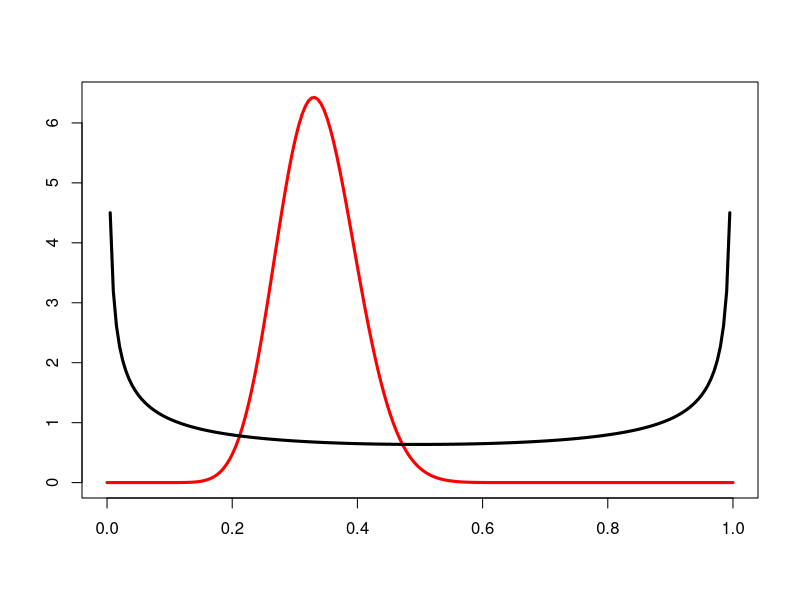
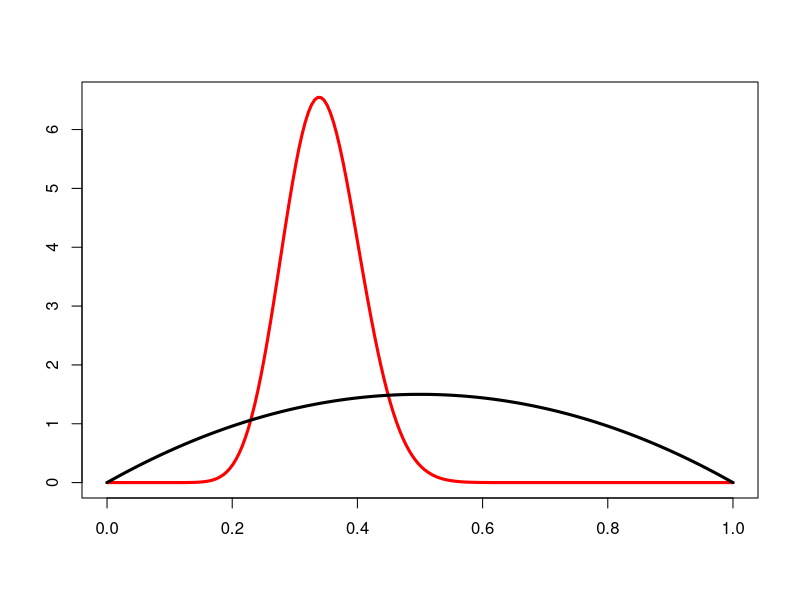
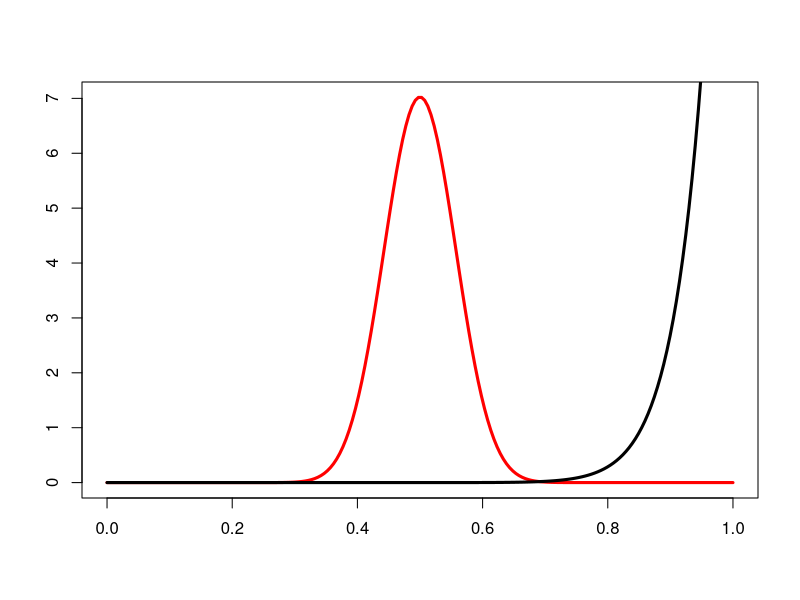

Write R code to recreate these figures, in order. (Note: this script raises an error after producing the figures.)
## ---- chunk 1
knitr::opts_chunk$set(cache = FALSE, 
                      echo = TRUE, 
                      message = FALSE, 
                      warning = FALSE,
                      fig.height=6, 
                      fig.width = 1.777777*6,
                      tidy = FALSE, 
                      comment = NA, 
                      highlight = TRUE, 
                      prompt = FALSE, 
                      crop = TRUE,
                      comment = "#>",
                      collapse = TRUE)
knitr::opts_knit$set(width = 60)
library(tidyverse)
library(reshape2)
theme_set(theme_light(base_size = 16))
make_latex_decorator <- function(output, otherwise) {
  function() {
      if (knitr:::is_latex_output()) output else otherwise
  }
}
insert_pause <- make_latex_decorator(". . .", "\n")
insert_slide_break <- make_latex_decorator("----", "\n")
insert_inc_bullet <- make_latex_decorator("> *", "*")
insert_html_math <- make_latex_decorator("", "$$")
## ---- chunk 2
x <- seq(0, 1, length=200)
# distribution a posteriori beta
plot(x,dbeta(x, .5+19,.5+57-19),type='l',xlab='',ylab='',main='',lwd=3,col='red')
# distribution a priori uniforme
points(x,dbeta(x, .5, .5),type='l',lwd=3)
## ---- chunk 3
x <- seq(0, 1, length=200)
# distribution a posteriori beta
plot(x,dbeta(x, 2+19,2+57-19),type='l',xlab='',ylab='',main='',lwd=3,col='red')
# distribution a priori uniforme
points(x,dbeta(x, 2, 2),type='l',lwd=3)
## ---- chunk 4
x <- seq(0, 1, length=200)
# distribution a posteriori beta
plot(x,dbeta(x, 20+19,1+57-19),type='l',xlab='',ylab='',main='',lwd=3,col='red')
# distribution a priori uniforme
points(x,dbeta(x, 20, 1),type='l',lwd=3)
## ---- chunk 5
knitr::include_graphics('img/dipper.png')    
## ---- chunk 6
knitr::include_graphics('img/informativeprior.png')    
## ---- chunk 7
(alpha <- ( (1 - 0.57)/(0.073*0.073) - (1/0.57) )*0.57^2)
(beta <- alpha * ( (1/0.57) - 1))
## ---- chunk 8
plot(density(rnorm(1000, 0, 1000)),   
     main="", xlab="Height (m)")
## ---- chunk 9
plot(density(rnorm(1000, 2, 0.5)),   
      main="", xlab="Height (m)")
## ---- chunk 10
plot(density(plogis(rnorm(1000,0,10)), 
from = 0, to = 1), main='', xlab='survival')
## ---- chunk 11
plot(density(plogis(rnorm(1000,0,1.5)), 
from = 0, to = 1), main='', xlab='survival')
